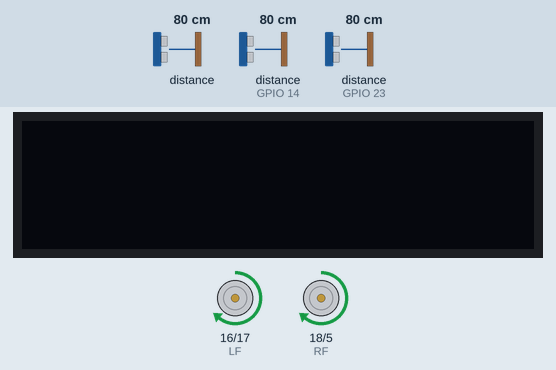
Recording of a sketch running on a simulated ESP32. Parts: 128×32 one-colour display, motor-driver pin pairs drawn as motors (green arrow = first pin HIGH = forward, orange = second pin HIGH = backward, longer = more drive). Wiring (inferred from the names in the program): 2 × ultrasonic range finder: trigger GPIO 12, echo GPIO 14 / trigger GPIO 19, echo GPIO 23. Inputs (shaded band) come from the test bench; at power-on: distance to the obstacle (sensors on GPIO 14, GPIO 23) 80 cm, distance to the obstacle 80 cm. The echo pulse lasts 58.3 µs per cm.

Above: at 1.2 s.
1.3 s: distance to the obstacle (sensor on GPIO 14) set to 13 cm
2.8 s: distance to the obstacle (sensor on GPIO 14) set to 9 cm
At 3.5 s:
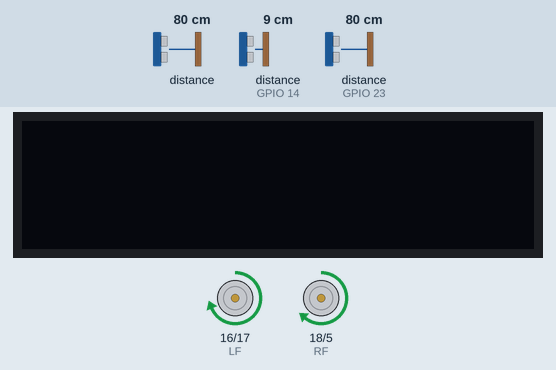
4.3 s: distance to the obstacle (sensor 0) set to 66 cm
At 5.5 s:
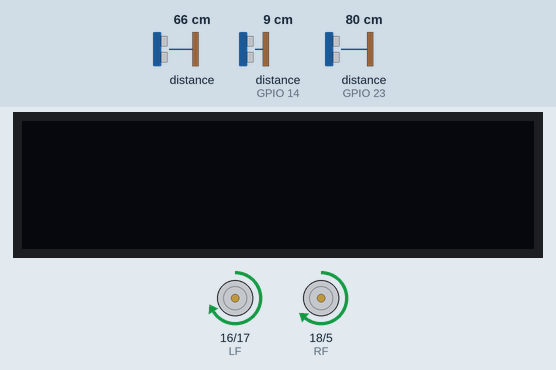
5.8 s: distance to the obstacle (sensor 0) set to 57 cm
At 6.5 s:
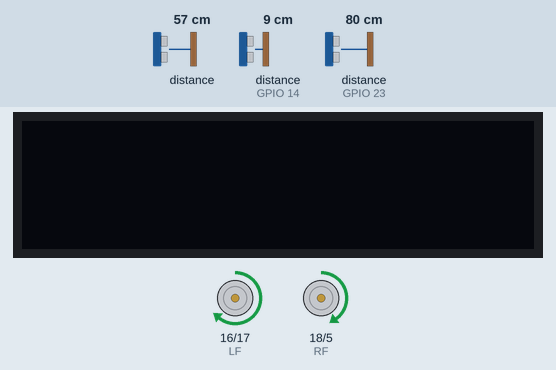
7.3 s: distance to the obstacle (sensor 0) set to 50 cm
8.8 s: distance to the obstacle (sensor 0) set to 40 cm
At 9.7 s:
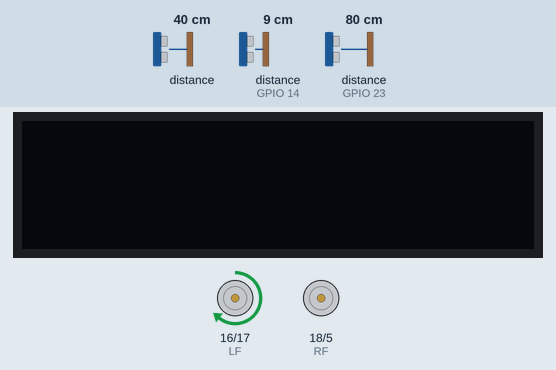
Timing chart, 0 to 11.3 s (numbered marks = the images above; inputs shaded):
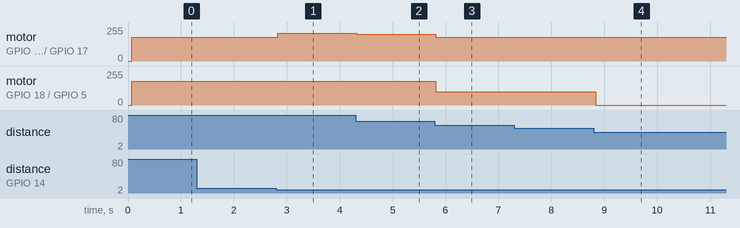

Measured:
- the behaviour switches between 61 and 60 cm on distance to the obstacle (sensor 0) (found by bisection; images 2 and 3)
- the behaviour switches between 45 and 44 cm on distance to the obstacle (sensor 0) (found by bisection; images 3 and 4)
- after the input at 1.3 s, every drawn part: stays the same
- after the input at 2.8 s, motor on GPIO 16 (LF) / GPIO 17 (LB): forward 179/255 → forward 209/255 at once
- after the input at 4.3 s, motor on GPIO 16 (LF) / GPIO 17 (LB): forward 209/255 → forward 200/255 at once
- after the input at 5.8 s, motor on GPIO 16 (LF) / GPIO 17 (LB): forward 200/255 → forward 179/255 at once; motor on GPIO 18 (RF) / GPIO 5 (RB): forward 179/255 → forward 100/255 at once
- after the input at 7.3 s, every drawn part: stays the same
- after the input at 8.8 s, motor on GPIO 18 (RF) / GPIO 5 (RB): forward 100/255 → stopped at once

The sketch:

Race4.ino
```cpp
// (licence header left out)
#include <Adafruit_SSD1306.h>
#include "Adafruit_VL53L0X.h"

Adafruit_VL53L0X lox = Adafruit_VL53L0X();


Adafruit_SSD1306 display = Adafruit_SSD1306(128, 32, &Wire);

const int rightT = 19;
const int rightE = 23;

const int leftT = 12;
const int leftE = 14;

//define sound speed in cm/uS
#define SOUND_SPEED 0.034

long durationR;
long durationL;
float distanceR;
float distanceL;
int distanceF;

int leftSensor = 39;
int rightSensor = 34;

//Motors Pin
int RB = 5;
int RF = 18;
int LB = 17;
int LF = 16;

//Assign Motors to Channels
const int RBC = 0;
const int RFC = 1;
const int LBC = 2;
const int LFC = 3;

const int freq = 4000;
const int resolution = 8;

//Function to scan the colors and its MIN and MAX values
bool executed = false;
int MAX = 0;
int MIN = 9999;
int AVERAGE;
void scanMap();

//Main function
int LS, RS;
int increaseSpeed = 0;
int fixx = 0;
void track(int LS, int RS);

//Movement functions
void goStop(int d);
void goForward(int d);
void goBackward(int d);
void turnRight(int d, int x);
void turnLeft(int d, int x);
void rotateLeft(int d);
void rotateRight(int d);
void left(int d);
void right(int d);
void linetracking();
void scanMap();
void maze();
void race();
void ctf();
void displ();


void setup() {
  Serial.begin(115200);


//-------------------------------WIFI )--------------------------

  display.begin(SSD1306_SWITCHCAPVCC, 0x3C);
  pinMode(rightT, OUTPUT); // Sets the rightT as an Output
  pinMode(rightE, INPUT); // Sets the rightE as an Input
  pinMode(leftT, OUTPUT); // Sets the rightT as an Output
  pinMode(leftE, INPUT); // Sets the rightE as an Input
  lox.begin();

  //Attach Motors to Channels
  ledcAttachPin(RB, RBC);
  ledcAttachPin(RF, RFC);
  ledcAttachPin(LB, LBC);
  ledcAttachPin(LF, LFC);

  //Setup the Channels
  ledcSetup(RBC, freq, resolution);
  ledcSetup(RFC, freq, resolution);
  ledcSetup(LBC, freq, resolution);
  ledcSetup(LFC, freq, resolution);

  //Stop Motors
  ledcWrite(RBC, 0);
  ledcWrite(RFC, 0);
  ledcWrite(LBC, 0);
  ledcWrite(LFC, 0);

}

void loop() {
    VL53L0X_RangingMeasurementData_t measure;

    lox.rangingTest(&measure, false);

    digitalWrite(rightT, LOW);
    delayMicroseconds(2);
    digitalWrite(rightT, HIGH);
    delayMicroseconds(10);
    digitalWrite(rightT, LOW);

    durationR = pulseIn(rightE, HIGH);
    distanceR = durationR * SOUND_SPEED/2;


    digitalWrite(leftT, LOW);
    delayMicroseconds(2);
    digitalWrite(leftT, HIGH);
    delayMicroseconds(10);
    digitalWrite(leftT, LOW);

    durationL = pulseIn(leftE, HIGH);
    distanceL = durationL * SOUND_SPEED/2;

    distanceF = measure.RangeMilliMeter/10;
    int x = 1;
    int increase;


    if(distanceL < 10 && distanceF < 10 && distanceR < 10 )
    {
        x = 0;
        goStop();
    }

    else if(distanceF > distanceR && distanceF > distanceL)
    {
       x = 0;
       racegoForward();
       if(distanceL <= 11 && distanceR >= 35)
       {
          ssright();
       }
       else if(distanceR <= 11 && distanceL >= 35)
       {
          ssleft();
       }
    }

    else if(distanceF > 60)
    {
      if(distanceR > distanceL)
      {
        increase = sqrt(x);
        goRight(increase);
        if(!x>2010) {
          x+=(distanceF > 100)?(5):(100-distanceF);
          }
      }
      else if(distanceL > distanceR)
      {
        increase = sqrt(x);
        goLeft(increase);
        if(!x>2010) {
          x+=(distanceF > 100)?(5):(100-distanceF);
          }
      }
    }

    else if(distanceF > 44)
    {
      x = 0;
      if(distanceR > distanceL)
      {
        x = 0;
        sright();
      }
      else if(distanceL > distanceR)
      {
        x = 0;
        sleft();
      }
    }

    else if(distanceF > 20)
    {
      x = 0;
      if(distanceR > distanceL)
      {
        x = 0;
        right();
      }
      else if(distanceL > distanceR)
      {
        x = 0;
        left();
      }
    }

    else if(distanceF <= 20)
    {
      x = 0;
      if(distanceR > distanceL)
      {
        x = 0;
        rotateRight();
      }
      else if(distanceL > distanceR)
      {
        x = 0;
        rotateLeft();
      }
    }


}

void left()
{
  ledcWrite(RBC, 0);
  ledcWrite(RFC, 180);
  ledcWrite(LBC, 0);
  ledcWrite(LFC, 0);

}


void right()
{
  ledcWrite(RBC, 0);
  ledcWrite(RFC, 0);
  ledcWrite(LBC, 0);
  ledcWrite(LFC, 180);
}

void sleft()
{
  ledcWrite(RBC, 0);
  ledcWrite(RFC, 180);
  ledcWrite(LBC, 0);
  ledcWrite(LFC, 100);

}


void sright()
{
  ledcWrite(RBC, 0);
  ledcWrite(RFC, 100);
  ledcWrite(LBC, 0);
  ledcWrite(LFC, 180);
}


void ssleft()
{
  ledcWrite(RBC, 0);
  ledcWrite(RFC, 210);
  ledcWrite(LBC, 0);
  ledcWrite(LFC, 180);

}


void ssright()
{
  ledcWrite(RBC, 0);
  ledcWrite(RFC, 180);
  ledcWrite(LBC, 0);
  ledcWrite(LFC, 210);
}


void rotateRight()
{
  ledcWrite(RBC, 180);
  ledcWrite(RFC, 0);
  ledcWrite(LBC, 0);
  ledcWrite(LFC, 180);

}

void rotateLeft()
{
  ledcWrite(RBC, 0);
  ledcWrite(RFC, 180);
  ledcWrite(LBC, 180);
  ledcWrite(LFC, 0);

}

void racegoForward()
{
  ledcWrite(RBC, 0);
  ledcWrite(RFC, 180);
  ledcWrite(LBC, 0);
  ledcWrite(LFC, 180);

}

void goLeft(int x)
{
  ledcWrite(RBC, 0);
  ledcWrite(RFC, 200+x);
  ledcWrite(LBC, 0);
  ledcWrite(LFC, 180);

}

void goRight(int x)
{
  ledcWrite(RBC, 0);
  ledcWrite(RFC, 180);
  ledcWrite(LBC, 0);
  ledcWrite(LFC, 200+x);

}

void goStop()
{
  ledcWrite(RBC, 0);
  ledcWrite(RFC, 0);
  ledcWrite(LBC, 0);
  ledcWrite(LFC, 0);

}
//
//void displ()
//{
//
//    int disp = 8;
//    display.clearDisplay();
//    display.setTextSize(1);
//    display.setTextColor(SSD1306_WHITE);
//    display.setCursor(0, 0);
//    display.print("Left: ");
//    display.print(analogRead(distanceL));
//    display.setCursor(0, disp);
//    display.print("Right: ");
//    display.print(analogRead(distanceR));
//    display.setCursor(0, disp*2);
//    display.print("Forward: ");
//    display.print(measure.RangeMilliMeter);
//    display.display();
//}
```
